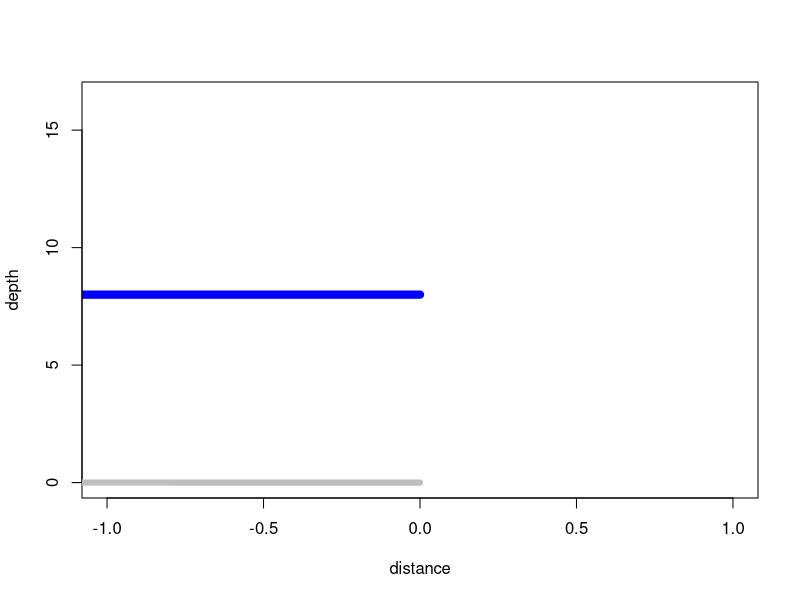

This figure's R source:
# Backwater Curves, variable step method, prisimatic channels only!
# Illustrates use of R as a programming environment
# Direct port of FORTRAN code, so code is NOT R efficient
# 
rm(list=ls())
# Depth-Area Function
area<-function(depth,width){
	area<-depth*width;
	return(area)
	}
# Wetted perimeter function for rectangular channel
perimeter<-function(depth,width){
	perimeter<-2*depth+width;
	return(perimeter)
	}
# Hydraulic radius function
radius<-function(area,perimeter){
	radius<-area/perimeter;
	return(radius)
	}
# Friction slope function
slope_f<-function(discharge,mannings_n,area,radius){
	slope_f<-(discharge^2)*(mannings_n^2)/( (radius^(4/3))*(area^2) ); #compute friction slope
	return(slope_f)
	}
# 2-point average
avg2point<-function(x1,x2){
	avg2point<-0.5*(x1+x2);
	return(avg2point)
	}
# Backwater curve function
backwater<-function(begin_depth,end_depth,how_many,discharge,width,mannings_n,slope){
#
## Example function call
##  zz<-backwater(begin_depth=8,end_depth=5,how_many=30,discharge=55.4,width=5,mannings_n=0.02,slope=0.001)
## Numerical values are values used in essay, they correspond to a particuar example from Koutitas 1983
#
# Other functions must exist otherwise will spawn errors
#
# Prepare space for vectors
depth<-numeric(0)  # numeric vector for depths
bse<-numeric(0) # numeric vector for bottom elevations
wse<-numeric(0) # numeric vector for water surface elevations
delta_depth<-(begin_depth-end_depth)/(how_many)  # change in depth for finding spatial steps
depth[1]<-begin_depth # assign downstream value
for (i in 2:how_many){
  depth[i]<-depth[1]-i*delta_depth# uniform depths
  print(depth[i])
  } 
velocity<-discharge/area(depth,width) # velocity for each depth
deltax<-numeric(0) # numeric vector for spatial steps
#print(deltax)
# next for loop is very FORTRANesque!  
for (i in 1:(how_many-1)){
    depth_bar<-avg2point(depth[i],depth[i+1]); #compute average depth in reach
    area_bar<-area(depth_bar,width); #compute average area in reach
    perimeter_bar<-perimeter(depth_bar,width); #compute average wetted perimeter
    radius_bar<-radius(area_bar,perimeter_bar); #compute average hydraulic radius
    friction<-slope_f(discharge,mannings_n,area_bar,radius_bar) #compute friction slope
    print((depth[i]))# + (velocity[i]^2)/(2*9.8)))
    print((depth[i+1]))#+(velocity[i+1]^1)/(1)))
    deltax[i]<-( (depth[i+1]+(velocity[i+1]^2)/(2*9.8))	- (depth[i] + (velocity[i]^2)/(2*9.8)) )/(slope-friction); # compute change in distance for each change in depth
 #   print(friction)
#    print(deltax[i])
    }
distance<-numeric(0); # space for computing cumulative distances
distance[1]<-0;
bse[1]<-0; # bottom elevation at origin
for (i in 2:(how_many)){
	distance[i]<-distance[i-1]+deltax[i-1]; # spatial distances
	bse[i]<-bse[i-1]-deltax[i-1]*slope; # bottom elevations
	}
wse<-bse+depth # water surface elevations
# output
plot(distance,depth,col="blue",type="l",lwd=8,xlim=c(0,max(distance)),ylim=c(min(bse),max(wse)));
lines(distance,bse,type="l",col="grey",lwd=6);
z<- cbind(distance,depth,bse,wse) # bind output into 4 columns
print(delta_depth)
return(z)
#
}
# Textbook Example
zz <- backwater(begin_depth=8,end_depth=5,how_many=31,discharge=55.4,width=5,mannings_n=0.02,slope=0.001)
##zz<-backwater(begin_depth=0.1,end_depth=0.47,how_many=20,discharge=1,width=51,mannings_n=0.01,slope=0.000)
